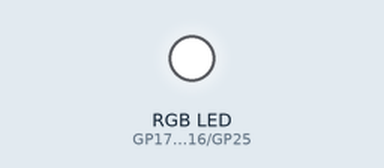
Bench run of a program on a simulated Raspberry Pi Pico running MicroPython. Shown: an RGB LED mixed from three pins (HIGH = lit). At 0.0 s the program stops and its outputs stay as they are.

Above: at 0.1 s.
Timing chart, 0 to 1.5 s (numbered marks = the images above):
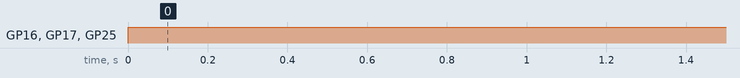

Measured:
- by itself, GP16 (g), GP17 (r), GP25 (b): LOW → HIGH at 0.00 s

The program:

xiao_rp2040_test.py
```python
## Micropython can be installed on the Xiao RP2040
# as "MicroPython (Raspberry Pi Pico)" in Thonny
from machine import Pin, PWM

r = Pin(17, Pin.OUT)
g = Pin(16, Pin.OUT)
b = Pin(25, Pin.OUT)

# The rgb led pins are wired so that 1 if "off"
r.value(1)
g.value(1)
b.value(1)
```
